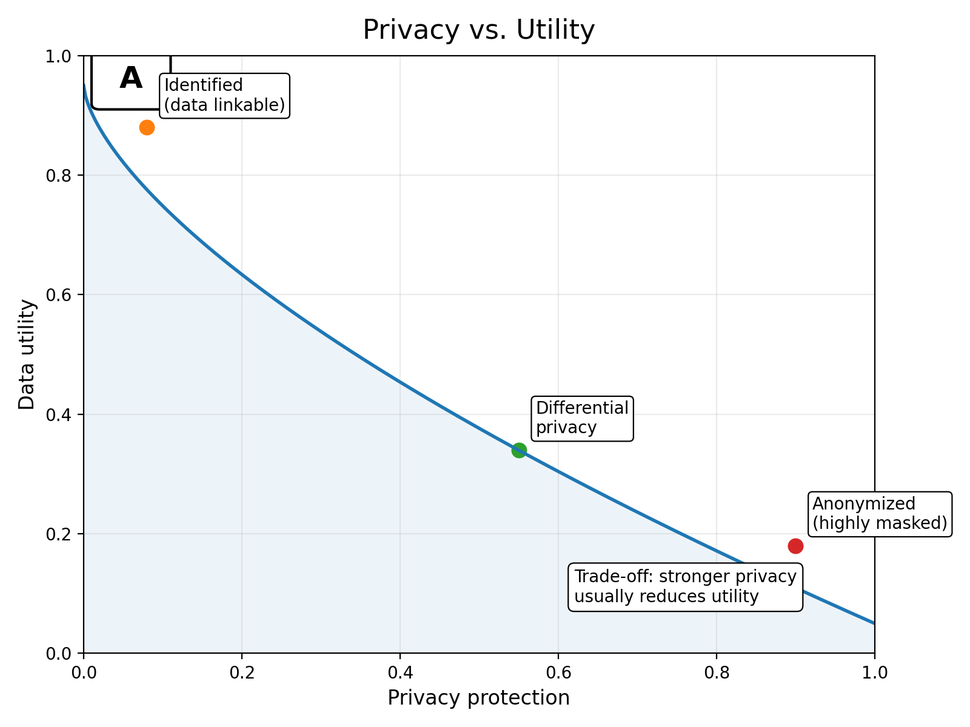
#> input picture figs/part_6/ch29/01-A-fig-data-governance.png, 970 x 727 px, shrunk from 1600 x 1200 before the run
$ python watermark_pngs.py ../figs/part_6/ch29
#> lines starting #> are read from the running program, lines starting #| are printed output that depends on the picture
#> in process_dir, im is the input picture: PIL image 970x727 RGBA; mean R, G, B, A 244.2, 246.2, 247.7, 255
#!/usr/bin/env python3

# EXAMPLE: python ./scripts/watermark_pngs.py ./figs --inplace

import os
import argparse
from PIL import Image, ImageDraw, ImageFont

DEFAULT_TEXT = "EXAMPLE\n------\n\n\nPLACEHOLDER"

def load_font(size: int, font_path: str | None):
    if font_path:
        return ImageFont.truetype(font_path, size)
    # Try a few common fonts; fall back to PIL default
    candidates = [
        "DejaVuSans-Bold.ttf",  # common on Linux
        "DejaVuSans.ttf",
        "Arial.ttf",            # common on Windows/macOS (may not exist)
    ]
    for name in candidates:
        try:
            return ImageFont.truetype(name, size)
        except Exception:
            pass
    return ImageFont.load_default()

def fit_font(draw: ImageDraw.ImageDraw, text: str, base_w: int, base_h: int, font_path: str | None):
    # Start size proportional to image, then shrink if needed
    size = max(18, int(min(base_w, base_h) * 0.09))
    while size > 10:
        font = load_font(size, font_path)
        bbox = draw.textbbox((0, 0), text, font=font)
        tw, th = bbox[2] - bbox[0], bbox[3] - bbox[1]
        if tw <= base_w * 0.9:
            return font, (tw, th)
        size = int(size * 0.9)
    font = load_font(12, font_path)
    bbox = draw.textbbox((0, 0), text, font=font)
    return font, (bbox[2] - bbox[0], bbox[3] - bbox[1])

def add_watermark(img: Image.Image, text: str, opacity: int, angle: float, font_path: str | None):
#> called with opacity = 80, angle = 15
    base = img.convert("RGBA")
    w, h = base.size
#> w = 970; h = 727

    # Draw on a larger canvas so rotation doesn’t clip
    big_w, big_h = int(w * 1.5), int(h * 1.5)
#> big_w = 1455; big_h = 1090
    big = Image.new("RGBA", (big_w, big_h), (0, 0, 0, 0))
#> big: PIL image 1455x1090 RGBA; every value is 0
    d = ImageDraw.Draw(big)


    font, (tw, th) = fit_font(d, text, big_w, big_h, font_path)
#> tw = 723; th = 452
    # Split text into lines and calculate total height
    lines = text.split("\n")
    line_heights = []
    line_widths = []
    for line in lines:
        bbox = d.textbbox((0, 0), line, font=font)
        line_widths.append(bbox[2] - bbox[0])
        line_heights.append(bbox[3] - bbox[1])
#> this loop made 5 passes
#> bbox on passes 1 to 5: (0, 20, 456, 91), (0, 60, 212, 91), (0, 0, 0, 0), (0, 0, 0, 0), (0, 18, 723, 92)
#> after the loop, line_heights = [71, 31, 0, 0, 74]; line_widths = [456, 212, 0, 0, 723]
    # Add spacing between lines (e.g., 30% of font size)
    line_spacing = int(font.size * 0.3)
#> line_spacing = 29
    total_height = sum(line_heights) + line_spacing * (len(lines) - 1)
#> total_height = 292
    y = (big_h - total_height) // 2
#> y = 399
    # Draw each line centered horizontally with spacing
    for i, line in enumerate(lines):
        lw = line_widths[i]
        lh = line_heights[i]
        x = (big_w - lw) // 2
        d.text((x, y), line, font=font, fill=(128, 128, 128, opacity))
        y += lh + line_spacing
#> this loop made 5 passes
#> (lw, lh, x, y) on passes 1 to 5: (456, 71, 499, 499), (212, 31, 621, 559), (0, 0, 727, 588), (0, 0, 727, 617), (723, 74, 366, 720)
#> after the loop, y = 720

    rotated = big.rotate(angle, resample=Image.Resampling.BICUBIC, expand=False)
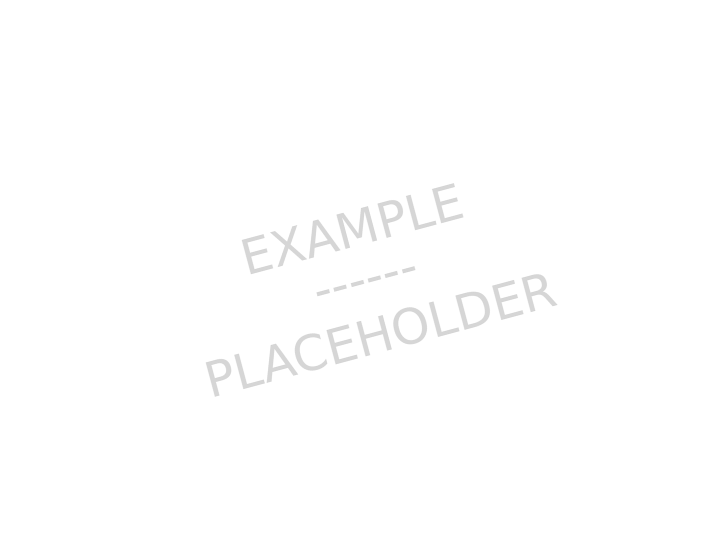
#> rotated: PIL image 1455x1090 RGBA (shown at 1/2 size); mean R, G, B, A 2.6, 2.6, 2.6, 1.4; transparent parts drawn white

    # Crop back to original size (center crop)
    left = (big_w - w) // 2
#> left = 242
    top = (big_h - h) // 2
#> top = 181
    wm = rotated.crop((left, top, left + w, top + h))
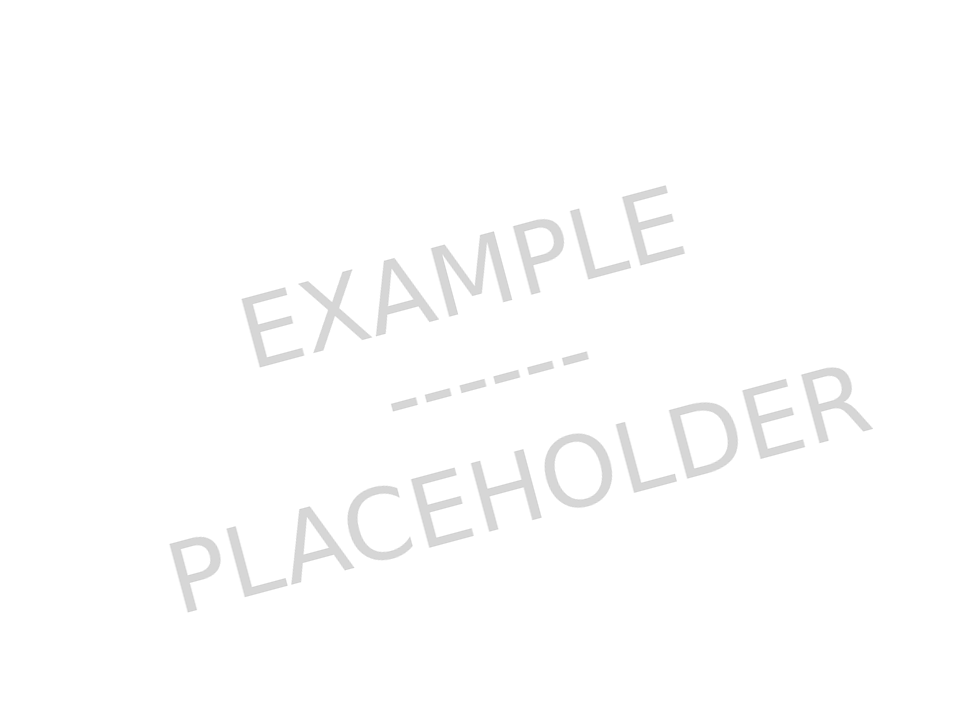
#> wm: PIL image 970x727 RGBA; mean R, G, B, A 5.9, 5.9, 5.9, 3.2; transparent parts drawn white

    out = Image.alpha_composite(base, wm)
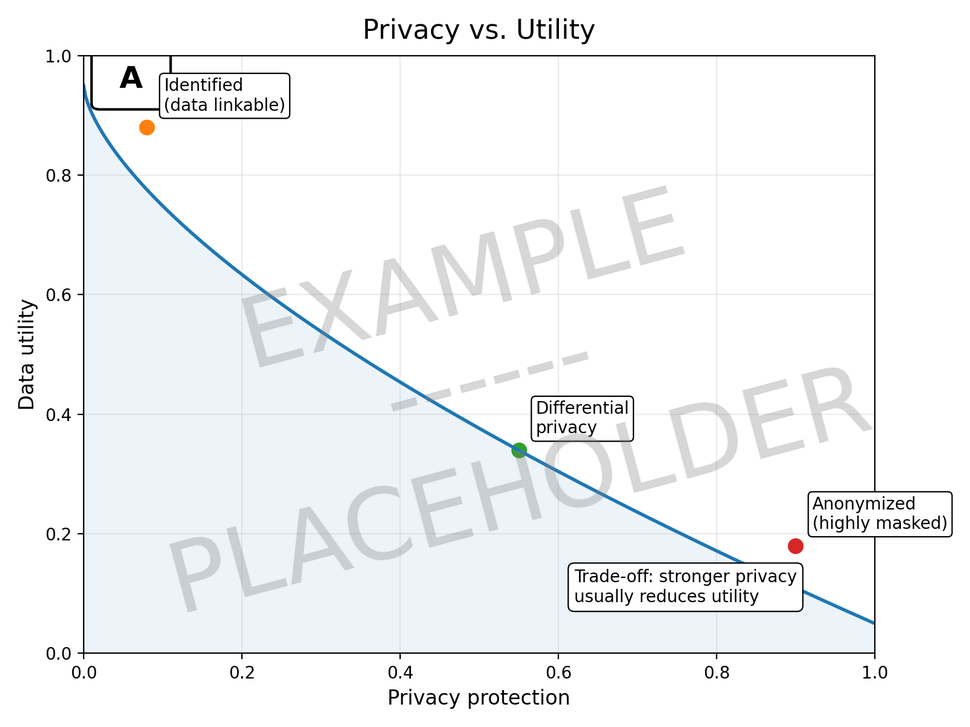
#> out: PIL image 970x727 RGBA; mean R, G, B, A 242.7, 244.7, 246.1, 255
    return out

def process_dir(input_root: str, output_root: str, inplace: bool, text: str, opacity: int, angle: float, font_path: str | None):
    for dirpath, _, filenames in os.walk(input_root):
        for fn in filenames:
            if not fn.lower().endswith(".png"):
                continue

            in_path = os.path.join(dirpath, fn)
            rel = os.path.relpath(in_path, input_root)

            if inplace:
                out_path = in_path
                tmp_path = in_path + ".tmp.png"
            else:
                out_path = os.path.join(output_root, rel)
                os.makedirs(os.path.dirname(out_path), exist_ok=True)

            try:
                with Image.open(in_path) as im:
                    watermarked = add_watermark(im, text=text, opacity=opacity, angle=angle, font_path=font_path)

                if inplace:
                    watermarked.save(tmp_path, format="PNG")
                    os.replace(tmp_path, out_path)
                else:
                    watermarked.save(out_path, format="PNG")

                print(f"OK  {rel}")
            except Exception as e:
                print(f"ERR {rel}: {e}")

def main():
    p = argparse.ArgumentParser(description="Watermark all .png files in a nested directory structure.")
    p.add_argument("input_root", help="Root directory containing PNGs")
    p.add_argument("-o", "--output", default=None, help="Output root directory (default: <input>_watermarked)")
    p.add_argument("--inplace", action="store_true", help="Overwrite originals in place (use with care)")
    p.add_argument("--text", default=DEFAULT_TEXT, help="Watermark text")
    p.add_argument("--opacity", type=int, default=80, help="0-255 (default: 80)")
    p.add_argument("--angle", type=float, default=15, help="Rotation angle in degrees (default: -30)")
    p.add_argument("--font", default=None, help="Optional path to a .ttf font file")
    args = p.parse_args()

    input_root = os.path.abspath(args.input_root)
    output_root = os.path.abspath(args.output) if args.output else (input_root + "_watermarked")

    if args.inplace:
        output_root = input_root

    process_dir(
        input_root=input_root,
        output_root=output_root,
        inplace=args.inplace,
        text=args.text,
        opacity=max(0, min(255, args.opacity)),
        angle=args.angle,
        font_path=args.font
    )

if __name__ == "__main__":
    main()

$ run again, on figs/part_6/ch29/01-C-fig-data-governance.png
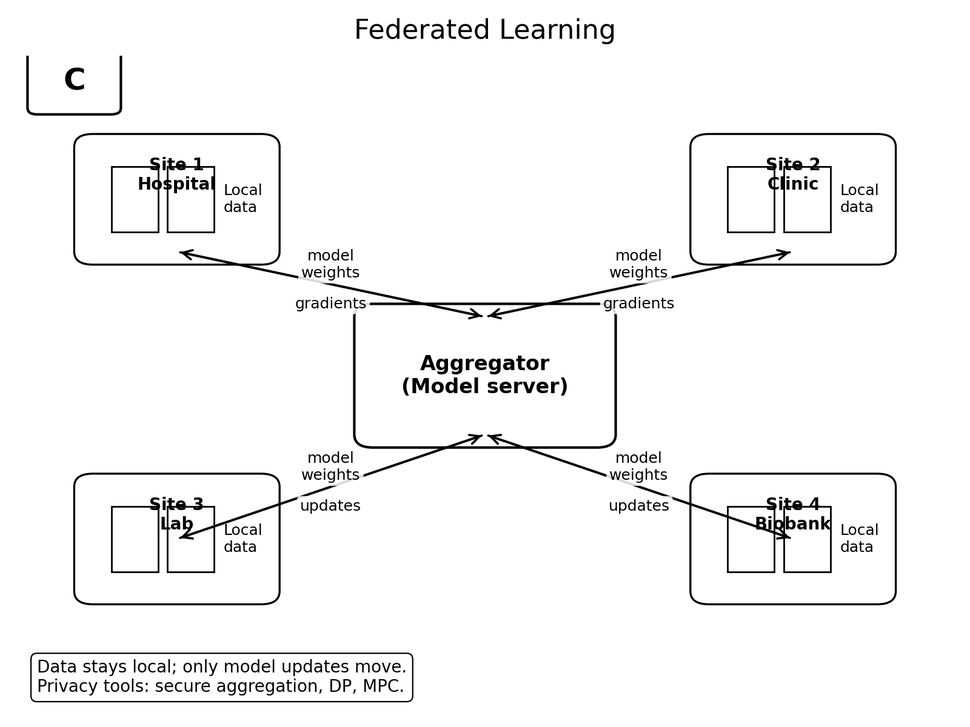
#> input picture figs/part_6/ch29/01-C-fig-data-governance.png, 970 x 727 px, shrunk from 1600 x 1200 before the run
#> in process_dir, im is the input picture: PIL image 970x727 RGBA; mean R, G, B, A 245.2, 245.2, 245.2, 255
#> big: PIL image 1455x1090 RGBA; every value is 0
#> in add_watermark, `font, (tw, th) = fit_font(d, text, big_w, big_h, font_path)`: tw = 723; th = 452
#> the loop in add_watermark, `for line in lines:` made 5 passes
#> bbox on passes 1 to 5: (0, 20, 456, 91), (0, 60, 212, 91), (0, 0, 0, 0), (0, 0, 0, 0), (0, 18, 723, 92)
#> after the loop in add_watermark, `for line in lines:`: line_heights = [71, 31, 0, 0, 74]; line_widths = [456, 212, 0, 0, 723]
#> total_height = 292
#> in add_watermark, `y = (big_h - total_height) // 2`: y = 399
#> the loop in add_watermark, `for i, line in enumerate(lines):` made 5 passes
#> (lw, lh, x, y) on passes 1 to 5: (456, 71, 499, 499), (212, 31, 621, 559), (0, 0, 727, 588), (0, 0, 727, 617), (723, 74, 366, 720)
#> after the loop in add_watermark, `for i, line in enumerate(lines):`: y = 720
#> in add_watermark, `out = Image.alpha_composite(base, wm)`:
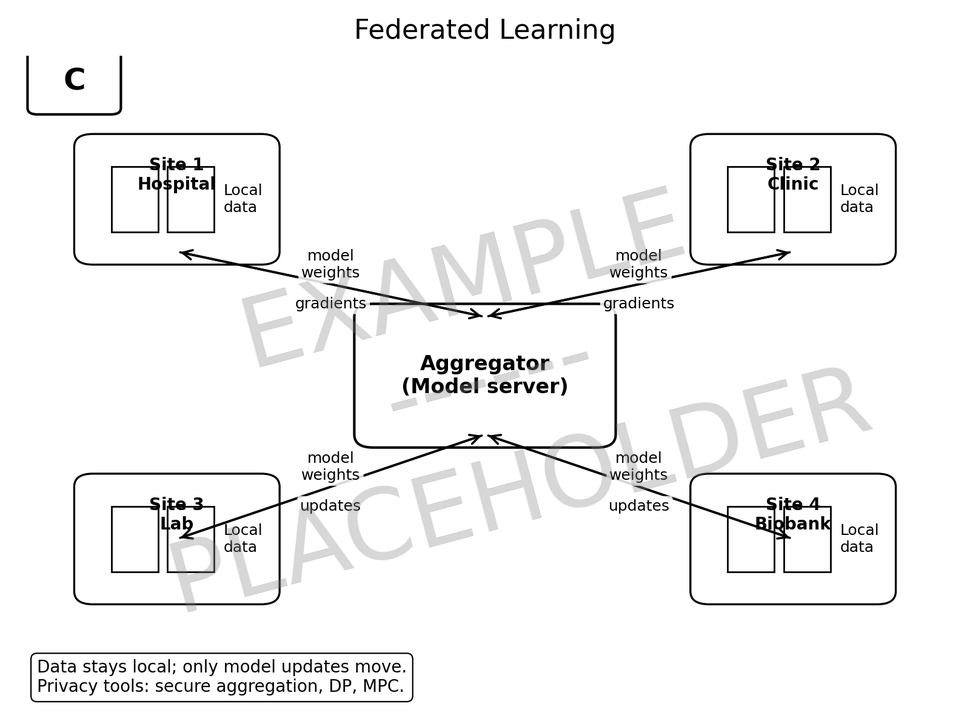
#> out: PIL image 970x727 RGBA; mean R, G, B, A 243.8, 243.8, 243.8, 255

$ run again, on figs/part_6/ch29/01-D-fig-data-governance.png
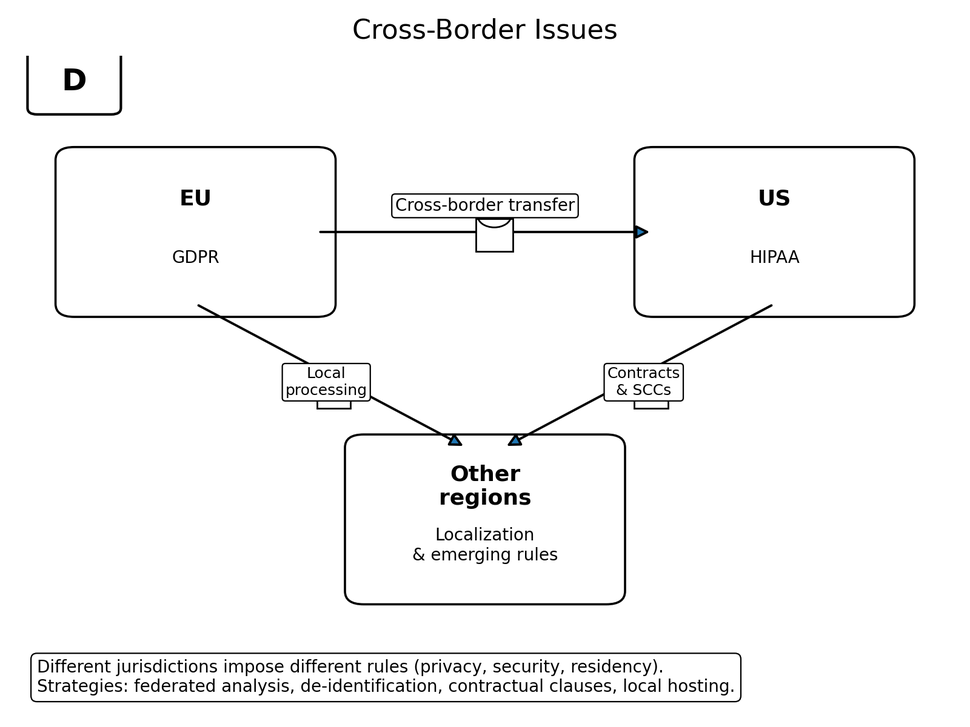
#> input picture figs/part_6/ch29/01-D-fig-data-governance.png, 970 x 727 px, shrunk from 1600 x 1200 before the run
#> in process_dir, im is the input picture: PIL image 970x727 RGBA; mean R, G, B, A 246.7, 246.7, 246.7, 255
#> big: PIL image 1455x1090 RGBA; every value is 0
#> in add_watermark, `font, (tw, th) = fit_font(d, text, big_w, big_h, font_path)`: tw = 723; th = 452
#> the loop in add_watermark, `for line in lines:` made 5 passes
#> bbox on passes 1 to 5: (0, 20, 456, 91), (0, 60, 212, 91), (0, 0, 0, 0), (0, 0, 0, 0), (0, 18, 723, 92)
#> after the loop in add_watermark, `for line in lines:`: line_heights = [71, 31, 0, 0, 74]; line_widths = [456, 212, 0, 0, 723]
#> total_height = 292
#> in add_watermark, `y = (big_h - total_height) // 2`: y = 399
#> the loop in add_watermark, `for i, line in enumerate(lines):` made 5 passes
#> (lw, lh, x, y) on passes 1 to 5: (456, 71, 499, 499), (212, 31, 621, 559), (0, 0, 727, 588), (0, 0, 727, 617), (723, 74, 366, 720)
#> after the loop in add_watermark, `for i, line in enumerate(lines):`: y = 720
#> in add_watermark, `out = Image.alpha_composite(base, wm)`:
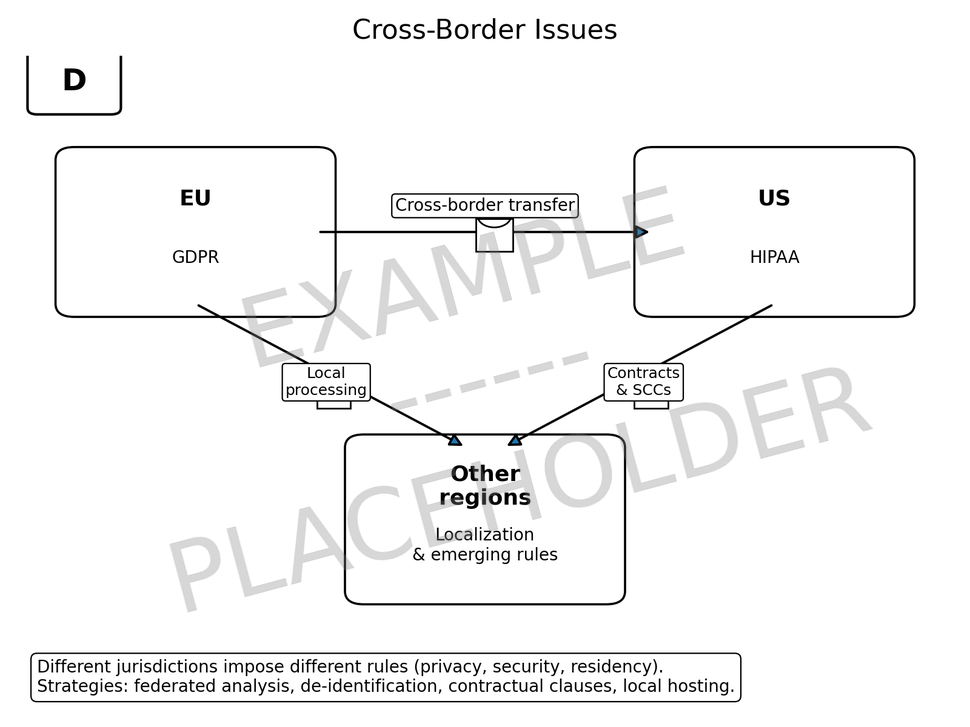
#> out: PIL image 970x727 RGBA; mean R, G, B, A 245.2, 245.2, 245.2, 255

$ run again, on figs/part_6/ch29/02-fig-dual-use-governance.png
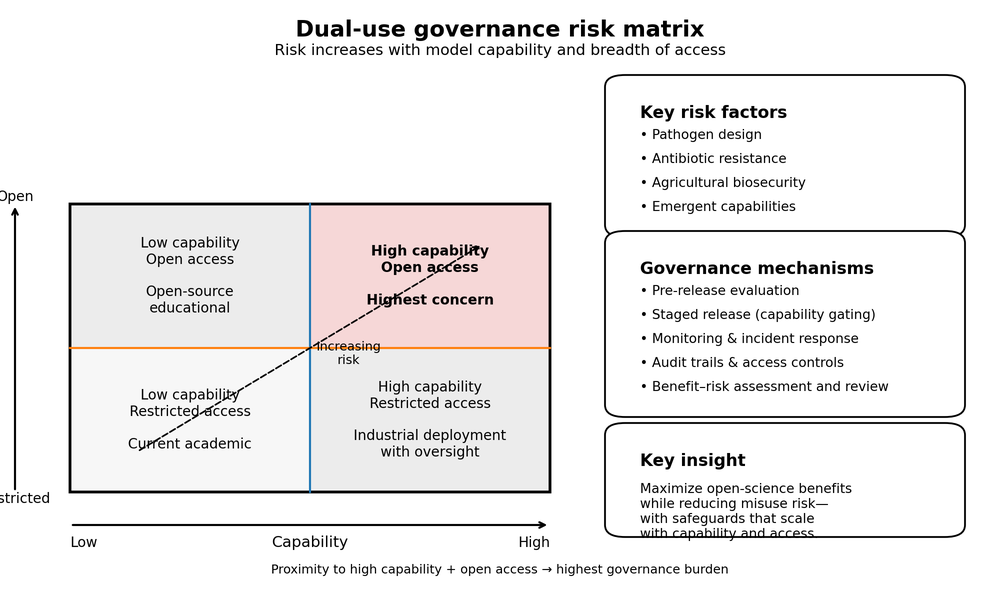
#> input picture figs/part_6/ch29/02-fig-dual-use-governance.png, 1000 x 600 px, shrunk from 2000 x 1200 before the run
#> in process_dir, im is the input picture: PIL image 1000x600 RGBA; mean R, G, B, A 238.4, 236.6, 236.5, 255
#> big: PIL image 1500x900 RGBA; every value is 0
#> in add_watermark, `font, (tw, th) = fit_font(d, text, big_w, big_h, font_path)`: tw = 597; th = 380
#> the loop in add_watermark, `for line in lines:` made 5 passes
#> bbox on passes 1 to 5: (0, 17, 377, 76), (0, 50, 175, 76), (0, 0, 0, 0), (0, 0, 0, 0), (0, 16, 597, 77)
#> after the loop in add_watermark, `for line in lines:`: line_heights = [59, 26, 0, 0, 61]; line_widths = [377, 175, 0, 0, 597]
#> total_height = 242
#> in add_watermark, `y = (big_h - total_height) // 2`: y = 329
#> the loop in add_watermark, `for i, line in enumerate(lines):` made 5 passes
#> (lw, lh, x, y) on passes 1 to 5: (377, 59, 561, 412), (175, 26, 662, 462), (0, 0, 750, 486), (0, 0, 750, 510), (597, 61, 451, 595)
#> after the loop in add_watermark, `for i, line in enumerate(lines):`: y = 595
#> in add_watermark, `wm = rotated.crop((left, top, left + w, top + h))`:
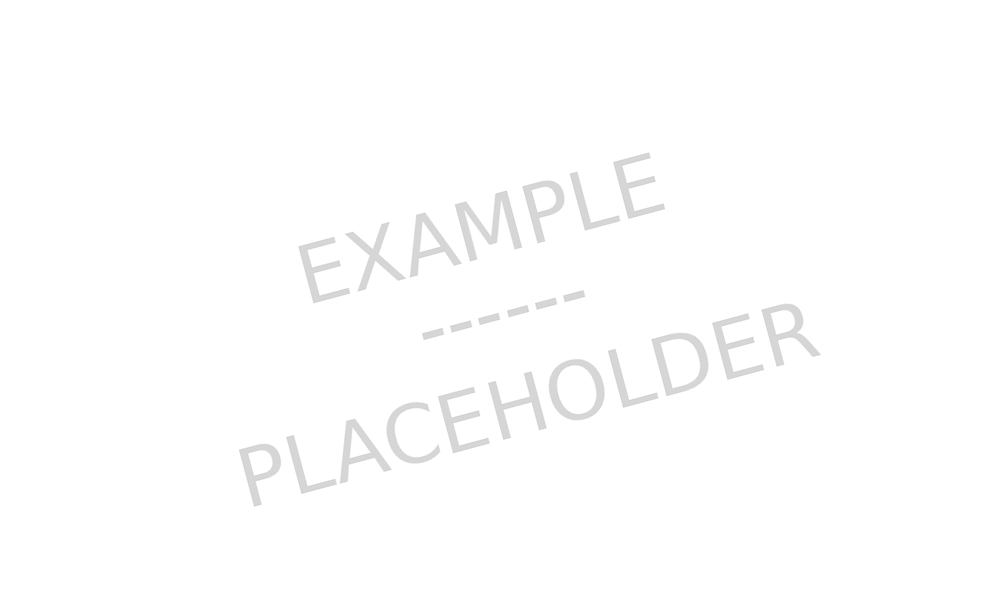
#> wm: PIL image 1000x600 RGBA; mean R, G, B, A 4.6, 4.6, 4.6, 2.5; transparent parts drawn white
#> in add_watermark, `out = Image.alpha_composite(base, wm)`:
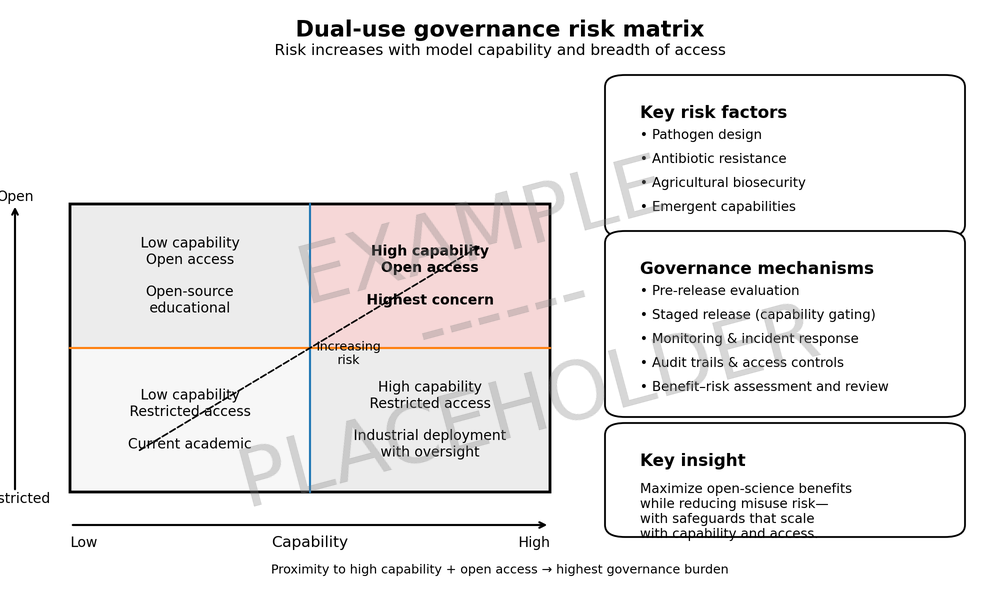
#> out: PIL image 1000x600 RGBA; mean R, G, B, A 237.3, 235.7, 235.5, 255
